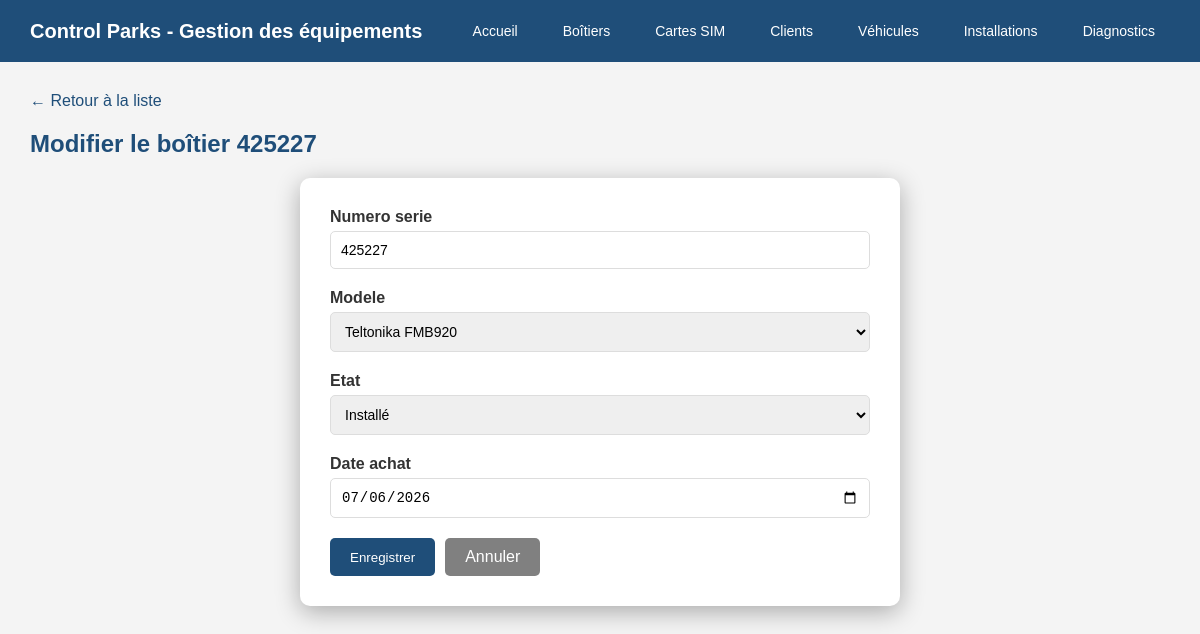
The app's page /boitiers/1/modifier/ with its own data.
### equipements/models.py (models this page shows, shortened)
class Boitier(models.Model):
    ETAT_CHOICES = [
        ("stock", "En stock"),
        ("installe", "Installé"),
        ("panne", "En panne"),
        ("retire", "Retiré"),
    ]
    numero_serie = models.CharField(max_length=100, unique=True)
    modele = models.ForeignKey(ModeleBoitier, on_delete=models.PROTECT, related_name="boitiers")
    date_achat = models.DateField(null=True, blank=True)
    etat = models.CharField(max_length=20, choices=ETAT_CHOICES, default="stock")

### equipements/views.py (the view)
# urls.py: path('boitiers/<int:id>/modifier/', views.modifier_boitier, name='modifier_boitier'),
def modifier_boitier(request, id):
    boitier = Boitier.objects.get(id=id)
    if request.method == 'POST':
        form = BoitierForm(request.POST, instance=boitier)
        if form.is_valid():
            form.save()
            return redirect('liste_boitiers')
    else:
        form = BoitierForm(instance=boitier)
    return render(request, 'equipements/boitiers/modifier.html', {
        'form': form,
        'boitier': boitier
    })

### equipements/forms.py
class BoitierForm(forms.ModelForm):
    class Meta:
        model = Boitier
        fields = ['numero_serie', 'modele', 'etat', 'date_achat']
        widgets = {
            'date_achat': forms.DateInput(attrs={'type': 'date'}),
        }

### equipements/models.py (called while the page is built)
    def __str__(self):
        return self.nom

### equipements/templates/equipements/boitiers/modifier.html (shortened to what this page needs)
{% extends 'equipements/base.html' %}
{% block content %}
<a href="/boitiers/" class="retour">← Retour à la liste</a>
<h2>Modifier le boîtier {{ boitier.numero_serie }}</h2>
<div class="form-container">
    <form method="POST">
        {% for field in form %}
        <div class="form-group">
            <label>{{ field.label }}</label>
            {{ field }}
        </div>
        {% endfor %}
        <div style="display:flex; gap:10px; margin-top:10px;">
            <button type="submit" class="btn">Enregistrer</button>
            <a href="javascript:history.back()" class="btn" style="background-color:gray;">Annuler</a>
        </div>
    </form>
</div>
{% endblock %}

### equipements/templates/equipements/base.html (style rules this page uses)
* { margin: 0; padding: 0; box-sizing: border-box; }
body { font-family: Arial, sans-serif; background-color: #f4f4f4; }
h2 { color: #1F4E79; margin-bottom: 20px; }
.btn { background-color: #1F4E79; color: white; padding: 10px 20px; border: none; border-radius: 5px; cursor: pointer; text-decoration: none; display: inline-block; }
.retour { display: inline-block; margin-bottom: 20px; color: #1F4E79; text-decoration: none; }
.form-group { margin-bottom: 20px; }
label { display: block; margin-bottom: 5px; font-weight: bold; color: #333; }
input, select, textarea { width: 100%; padding: 10px; border: 1px solid #ddd; border-radius: 5px; font-size: 14px; }
.form-container { background: white; border-radius: 10px; padding: 30px; max-width: 600px; margin: 0 auto; box-shadow: 0 6px 25px rgba(0,0,0,0.3); }

### records on screen
Boitier: numero_serie "425227", form "425227" "Teltonika FMB920" "Installé" "07/06/2026"

### other values on screen
{{ field.label }} "Numero serie" "Modele" "Etat" "Date achat"
